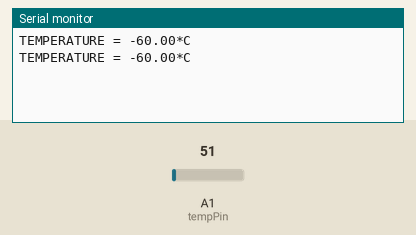
Simulated run of this sketch. Board: Arduino Uno, built with avr-gcc and run on an emulated ATmega328P. On the bench: the last lines printed to the serial monitor. Inputs (shaded band) come from the test bench; at power-on: A1 (tempPin) = 51.

Above: at 1.8 s.
1.9 s: A1 (tempPin) set to 61
At 2.8 s:
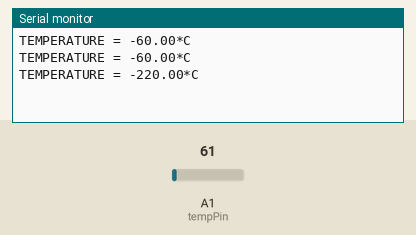
3.4 s: A1 (tempPin) set to 71
At 4.7 s:
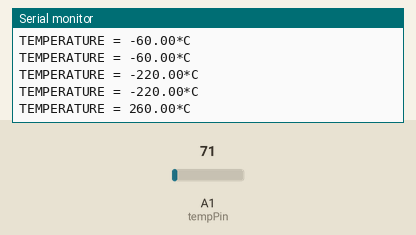
Timing chart, 0 to 6.4 s (numbered marks = the images above; inputs shaded):
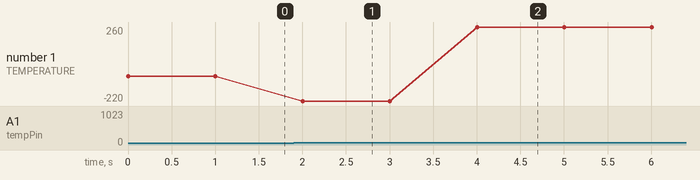

Measured:
- after the input at 1.9 s, the serial monitor: prints a new line after 0.10 s (image 1)
- after the input at 3.4 s, the serial monitor: prints a new line after 0.60 s (image 2)
- plotted number 1: -60 → -220 after the input at 1.9 s, -220 → 260 after the input at 3.4 s

The sketch:

temp_sensor_2.ino
```cpp
 int val;
 int tempPin = 1; //A1
 void setup()
 {Serial.begin(9600);}
 void loop(){
  val = analogRead(tempPin);
float mv = (val*5000/1024);
float cel = mv*10;
Serial.print("TEMPERATURE = ");
Serial.print(cel);
Serial.print("*C");
Serial.println();
delay(1000);
 }
```
